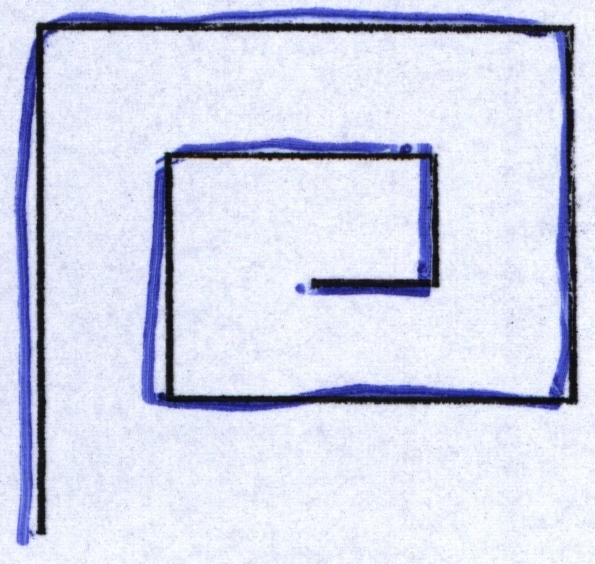
//> input picture Backend/Data/handpd_images/MeanderControl/0092-7.jpg, 595 x 564 px
$ ./extractFeats ../../Data/handpd_images/MeanderControl/0092-7.jpg ../../Data/handpd_images/MeanderControl/0106-7.jpg ../../Data/handpd_images/MeanderControl/0106-7.jpg   (built with g++ and OpenCV 4)
//> lines starting //> are read from the running program, lines starting //| are printed output that depends on the picture; after the words box and inside, x2 and y2 are one past the last pixel; in counts of white or black regions, pixels touching at a corner belong together
#include <stdio.h>
#include <iostream>
#include <stdio.h>
#include <opencv2/opencv.hpp>

#include <stdlib.h>
//#include <math.h>
#include <vector>
#include <list>
#define pb push_back
#define rb pop_back
#define DISPLACEMENT 10


using namespace cv;
using namespace std;

struct cpoint{
	int x,y;
	cpoint(){};
	cpoint(int x, int y):
	x(x), y(y) {};
};

Mat img;
//Functions to recovery the Neighboors as follow:
// P9 P2 P3
// P8 P1 P4
// P7 P6 P5
int P1(Mat dest, int line, int col)
{
    return dest.at<uchar>(line, col);
}

int P2(Mat dest, int line, int col)
{
    return dest.at<uchar>(line-1, col);
}

int P3(Mat dest, int line, int col)
{
    return dest.at<uchar>(line-1, col+1);
}

int P4(Mat dest, int line, int col)
{
    return dest.at<uchar>(line, col+1);
}

int P5(Mat dest, int line, int col)
{
    return dest.at<uchar>(line+1, col+1);
}

int P6(Mat dest, int line, int col)
{
    return dest.at<uchar>(line+1, col);
}

int P7(Mat dest, int line, int col)
{
    return dest.at<uchar>(line+1, col-1);
}

int P8(Mat dest, int line, int col)
{
    return dest.at<uchar>(line, col-1);
}

int P9(Mat dest, int line, int col)
{
    return dest.at<uchar>(line-1, col-1);
}

void Delete(Mat dest, int line, int col)
{
    dest.at<uchar>(line, col) = 0;
}

void Zhang_Suen(Mat dest)
{
    int height = dest.rows;
    int width = dest.cols;
    bool ThiningContinue = true;
    int line, col;
    cpoint ActualPixel;
    int Conectivity = 0, Neighboors = 0;
    list<cpoint> RemPoints;
    list<cpoint>::iterator it;

    for (line = 0; line < height; line++)
        for (col = 0; col < width; col++)
        {
            dest.at<uchar>(line, col) = dest.at<uchar>(line, col) == 255?0:1;
        }

    while (ThiningContinue)
    {
        ThiningContinue = false;

        // First Sub-Iteraction
        for (line = 1; line < height - 1; line++)
        {
            for (col = 1; col < width - 1; col++)
            {
                Neighboors = 0;
                Conectivity = 0;
                // Pixel must be black
                if (P1(dest, line, col) == 0)
                    continue;
                // Connectivity number must be 1;
                Conectivity = (P2(dest, line, col) == 0 && P3(dest, line, col) == 1) ? 1 : 0;
                Conectivity += (P3(dest, line, col) == 0 && P4(dest, line, col) == 1) ? 1 : 0;
                Conectivity += (P4(dest, line, col) == 0 && P5(dest, line, col) == 1) ? 1 : 0;
                Conectivity += (P5(dest, line, col) == 0 && P6(dest, line, col) == 1) ? 1 : 0;
                Conectivity += (P6(dest, line, col) == 0 && P7(dest, line, col) == 1) ? 1 : 0;
                Conectivity += (P7(dest, line, col) == 0 && P8(dest, line, col) == 1) ? 1 : 0;
                Conectivity += (P8(dest, line, col) == 0 && P9(dest, line, col) == 1) ? 1 : 0;
                Conectivity += (P9(dest, line, col) == 0 && P2(dest, line, col) == 1) ? 1 : 0;
                if (Conectivity != 1)
                    continue;
                // 2 <= BlackNeighboors <= 6
                Neighboors = P2(dest, line, col) + P3(dest,line, col) +
                    P4(dest, line, col) + P5(dest, line, col) +
                    P6(dest, line, col) + P7(dest, line, col) +
                    P8(dest, line, col) + P9(dest, line, col);
                if (Neighboors < 2 || Neighboors > 6)
                    continue;
                // At least one of P2, P4 and P8 are background
                Neighboors = 0;
                Neighboors = P2(dest, line, col) * P4(dest, line, col) * P8(dest, line, col);
                if (Neighboors != 0)
                    continue;

                // At least one of P2, P6 and P8 are background
                Neighboors = 0;
                Neighboors = P2(dest, line, col) * P6(dest, line, col) * P8(dest, line, col);
                if (Neighboors != 0)
                    continue;
                // Actual Pixel was deleted
                ThiningContinue = true;
                RemPoints.push_back(cpoint(line, col));
            }
        }
        for (it = RemPoints.begin(); it != RemPoints.end(); it++)
            dest.at<uchar>((*it).x, (*it).y) = 0;
        RemPoints.clear();
        // Second Sub-Iteraction
        for (line = 1; line < height - 1; line++)
        {
            for (col = 1; col < (int)width - 1; col++)
            {
                Neighboors = 0;
                Conectivity = 0;
                // Pixel must be black
                if (P1(dest, line, col) == 0)
                    continue;
                // Connectivity number must be 1;
                Conectivity = (P2(dest, line, col) == 0 && P3(dest, line, col) == 1) ? 1 : 0;
                Conectivity += (P3(dest, line, col) == 0 && P4(dest, line, col) == 1) ? 1 : 0;
                Conectivity += (P4(dest, line, col) == 0 && P5(dest, line, col) == 1) ? 1 : 0;
                Conectivity += (P5(dest, line, col) == 0 && P6(dest, line, col) == 1) ? 1 : 0;
                Conectivity += (P6(dest, line, col) == 0 && P7(dest, line, col) == 1) ? 1 : 0;
                Conectivity += (P7(dest, line, col) == 0 && P8(dest, line, col) == 1) ? 1 : 0;
                Conectivity += (P8(dest, line, col) == 0 && P9(dest, line, col) == 1) ? 1 : 0;
                Conectivity += (P9(dest, line, col) == 0 && P2(dest, line, col) == 1) ? 1 : 0;
                if (Conectivity != 1)
                    continue;
                // 2 <= BlackNeighboors <= 6
                Neighboors = P2(dest, line, col) + P3(dest, line, col) +
                    P4(dest, line, col) + P5(dest, line, col) +
                    P6(dest, line, col) + P7(dest, line, col) +
                    P8(dest, line, col) + P9(dest, line, col);
                if (Neighboors < 2 || Neighboors > 6)
                    continue;
                // At least one of P2, P4 and P6 are background
                Neighboors = 0;
                Neighboors = P2(dest, line, col) * P4(dest, line, col) * P6(dest, line, col);
                if (Neighboors != 0)
                    continue;
                // At least one of P2, P6 and P8 are background
                Neighboors = 0;
                Neighboors = P4(dest, line, col) * P6(dest, line, col) * P8(dest, line, col);
                if (Neighboors != 0)
                    continue;
                // Actual Pixel was deleted
                ThiningContinue = true;
                RemPoints.push_back(cpoint(line, col));
            }
        }
        for (it = RemPoints.begin(); it != RemPoints.end(); it++)
            dest.at<uchar>((*it).x, (*it).y) = 0;
        RemPoints.clear();
    }
    for (line = 0; line < height; line++)
    {
        for (col = 0; col < width; col++)
        {
            if (P1(dest, line, col) == 0)
                dest.at<uchar>(line, col) = 255;
            else
                dest.at<uchar>(line, col) = 0;
        }
    }
}

struct vertex
{
	double x,y;
};

typedef struct vertex Vertices;

struct radius_angle
{
	double radius, angle;
};
typedef struct radius_angle RadiusAngle;


void invert(double *ini, double *fim)
{
	double i,f;
	i=*ini;
	f=*fim;
	*ini=f;
	*fim=i;
}

void lineIDDA(Mat img_, double yi, double xi, double yf, double xf, vector<Vertices> &v)
{
	int x,y,deltax,deltay,erro=0,q=0,quant;
	deltax=xf-xi;
	deltay=yf-yi;
	Vertices vert;
	// When yi>yf the line is diagonal to down. For this is
	// necessary invert the points
	// When Deltax= 0 and Deltay  < 0, the line is in vertical
	// to down. For this is necessary invert yi with yf.
	if ((yi>yf) || ((deltax==0) && (deltay<0)))
	{
		invert(&xi,&xf);
		invert(&yi,&yf);
		deltax=xf-xi;
		deltay=yf-yi;
	}
	x=xi;
	y=yi;

	// "quant" denotes the maximum number of ploted points
	if (abs(deltax)>abs(deltay))
		quant=abs(deltax);
	else
		quant=abs(deltay);
	bool get_point = true;
	bool entered = false;
	bool finished = false;
	int walk = 1000;//clean more pixels.
	while (q<=quant && walk) //While have points to plot
	{
		if (x>=0 && y>=0 && x<img_.cols && y< img_.rows)
		{
			if(!entered && img_.at<uchar>(y, x) == 0)//Find a espiral
			{
				entered = true;
				if(get_point)//get the first point.
				{
					get_point = false;
					vert.x = x;
					vert.y = y;
					v.pb(vert);
				}
				img_.at<uchar>(y, x) = 255;//Set the color white to avoid reprocessing
			}
		}

		if(entered){
			walk--;
			if (x>=0 && y>=0 && x<img_.cols && y<img_.rows)
			   img_.at<uchar>(y, x) = 255;//Set the color white to avoid reprocessing
		}


		if ((deltax>=0) && (deltay>=0) && (deltax>=deltay))// 1 oct
		{
			if ((erro<0) || (deltay==0))
			{
				x++;
				erro=erro+deltay;
			}
			else
			{
				x++;
				y++;
				erro=erro+deltay-deltax;
			}
		}
		else
		if ((deltax>=0) && (deltay>=0) && (deltay>deltax))// 2 oct
		{
			if (erro<0)
			{
				x++;
				y++;
				erro=erro+deltay-deltax;
			}
			else
			{
				y++;
				erro=erro-deltax;
			}
		}
		else
		if ((deltay>=0) && (deltax<0) && (-deltax>=deltay)) // 4 oct
		{
			if ((erro<0) || (deltay==0))
			{
				x--;
				erro=erro+deltay;
			}
			else
			{
				x--;
				y++;
				erro=erro+deltax+deltay;
			}
		}
		else
		if ((deltay>0) && (deltax<0) && (deltay>-deltax)) // 3 oct
		{
			if (erro<0)
			{
				x--;
				y++;
				erro=erro+deltax+deltay;
			}
			else
			{
				y++;
				erro=erro+deltax;
			}
		}
		else
		if ((deltax>=0) && (deltay<0) && (deltax>=-deltay))// 8 oct
		{
			if ((erro<0))
			{
				x++;
				erro=erro-deltay;
			}
			else
			{
				x++;
				y--;
				erro=erro+abs(deltay)-deltax;
			}
		}
		else
		if ((deltax>=0) && (deltay<0) && (-deltay>deltax))// 7 oct
		{
			if (erro<0)
			{
				x++;
				y--;
				erro=erro-deltay-deltax;
			}
			else
			{
				y--;
				erro=erro-deltax;
			}
		}
		else
		if ((deltay<0) && (deltax<0) && (-deltay>-deltax)) // 3 oct
		{
			if (erro<0)
			{
				x--;
				y--;
				erro=erro+deltax-deltay;
			}
			else
			{
				y--;
				erro=erro+deltax;
			}
		}
		else
		if ((deltay<0) && (deltax<0) && (-deltax>=-deltay)) // 4 oct
		{
			if ((erro<0))
			{
				x--;
				erro=erro-deltay;
			}
			else
			{
				x--;
				y--;
				erro=erro+deltax-deltay;
			}
		}
		q++; //number of plotted points
	}
}

//---------------------------------------------------------------------------
void rotation(Vertices *vert, int yp, int xp, int teta)
{
	double x,y;
	x=(double)((((*vert).x-xp)*cos(teta*3.14159265358/180))-(((*vert).y-yp)*sin(teta*3.14159265358/180)))+xp;
	y=(double)((((*vert).x-xp)*sin(teta*3.14159265358/180))+(((*vert).y-yp)*cos(teta*3.14159265358/180)))+yp;
	(*vert).x=x;
	(*vert).y=y;
}

//VERIFY THE CENTRAL P蚗EL
bool verify(Mat img_, int y, int x)
{
	int cont = 0;
	for(int i = y-1; i < y+2; i++)
		for(int j = x-1; j < x+2; j++)
			if(img_.at<uchar>(i, j)==0)
				cont++;
	return cont==2;
}

//FIND THE SPIRAL ORIGEN
void origem(Mat img_, int *oy, int *ox)
{
	int lines = (*oy)+100, cols= (*ox)+100, i, j;
	int com_line = (*oy)-100, com_col = (*ox)-100;

	for(i = com_line; i < lines; i++)
	{
		for(j = com_col; j < cols; j++)
		{
			if(img_.at<uchar>(i, j)==0)
			{
				if(verify(img_, i, j))
				{
					*ox = j;
					*oy = i;
				}
			}
		}
	}
}

int main(int argc,char* argv[])
{
	vector<RadiusAngle> radiusangle, radiusrigin, difradial;
	vector<Vertices> ptosoriginal, ptosdesenhada, tremor_relativo;
	vector<double> tremor;
	RadiusAngle ra, raorigin;
	double raiz, atangente;
	Vertices vert;

	if ( argc != 4 )
    {
        printf("\n*** Given an exam image and the pen image save the features extracted in the file <RMS.txt> \n\n");
        printf("\n*** usage: extractFeats <name_of_input_image_with_extension> <class_type -- 'c' to control and 'p' to patient>\n");
        printf("\n*** Incorrect number of input parameters!\n");
        return -1;
    }
	img = imread(argv[1], CV_LOAD_IMAGE_COLOR);
//> img is the input picture: 564 rows x 595 cols, CV_8UC3; mean B, G, R 232.3, 213, 208.7
	Mat img1 = imread(argv[2], CV_LOAD_IMAGE_COLOR);
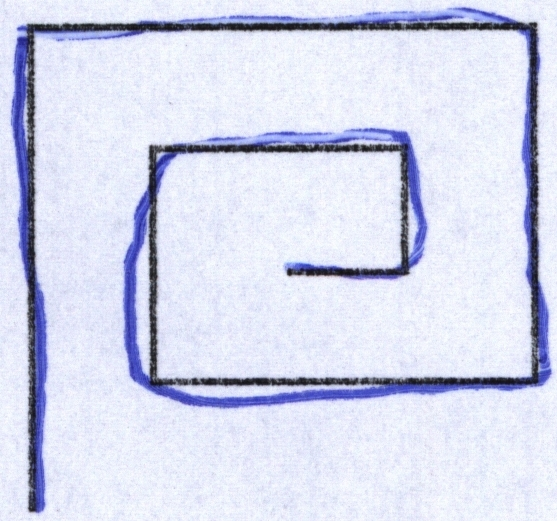
//> input picture Backend/Data/handpd_images/MeanderControl/0106-7.jpg, 557 x 521 px
//> img1 is the input picture: 521 rows x 557 cols, CV_8UC3; mean B, G, R 235.9, 216.1, 212

	//Gray scale
	Mat img_ = Mat(Size(img.cols, img.rows),CV_8UC1);
	cvtColor(img, img_, CV_BGR2GRAY);
	threshold(img_, img_, 220, 255, 0);
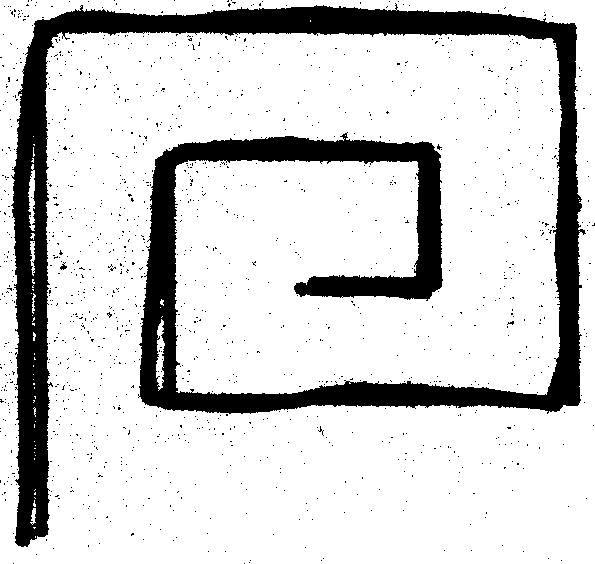
//> img_: 564 rows x 595 cols, CV_8UC1; 81.7% white; 1324 black regions (1322 under 20 px), largest, box (x1, y1, x2, y2) and area: (11, 3, 586, 547) 59078, (60, 262, 67, 270) 28
	Zhang_Suen(img_);
//> the loop in Zhang_Suen, `while (ThiningContinue)` made 15 passes
//> ThiningContinue on passes 1 to 12: true, true, true, true, true, true, true, true, true, true, true, true
//> after the loop in Zhang_Suen, `while (ThiningContinue)`:
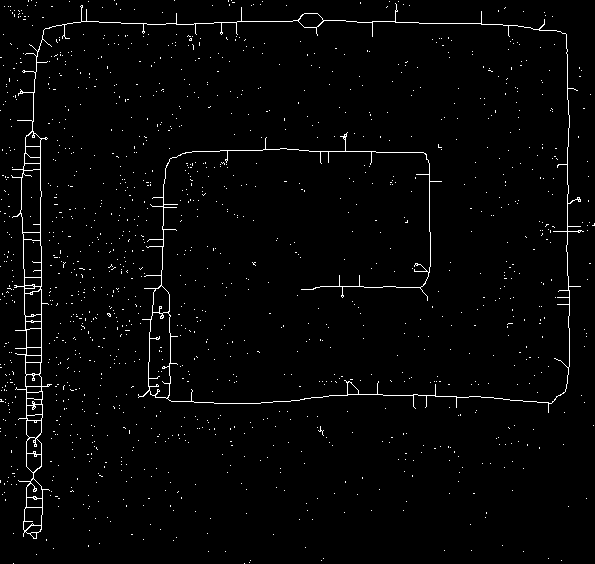
//> dest: 564 rows x 595 cols, CV_8UC1; values 0 (black) and 1 (white), 2% white in thin lines or dots
//> after the loop in Zhang_Suen, `while (ThiningContinue)`: ThiningContinue = false; Neighboors = 0
//> after the loop in Zhang_Suen, `for (line = 0; line < height; line++)`: dest: 564 rows x 595 cols, CV_8UC1; 98% white; black in thin lines or dots


	//Spiral pen
	Mat img1_ = Mat(Size(img.cols, img.rows),CV_8UC1);

	int nx = img.cols, //number of collumns
        ny = img.rows; //number of lines/rows
//> nx = 595; ny = 564
        int x,y,z;

	cvtColor(img1, img1_, CV_BGR2GRAY);
	threshold(img1_, img1_, 220, 255, 0);
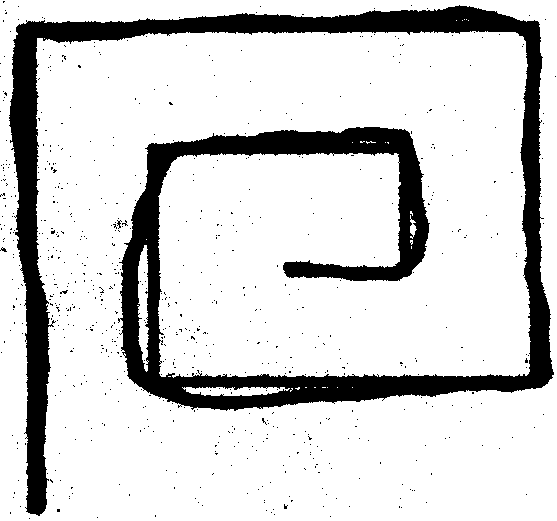
//> img1_: 521 rows x 557 cols, CV_8UC1; 82.4% white; 712 black regions (710 under 20 px), largest, box (x1, y1, x2, y2) and area: (9, 5, 554, 516) 49785, (117, 220, 122, 229) 20
	Zhang_Suen(img1_);
//> the loop in Zhang_Suen (call 2), `while (ThiningContinue)` made 13 passes
//> after the loop in Zhang_Suen (call 2), `while (ThiningContinue)`:
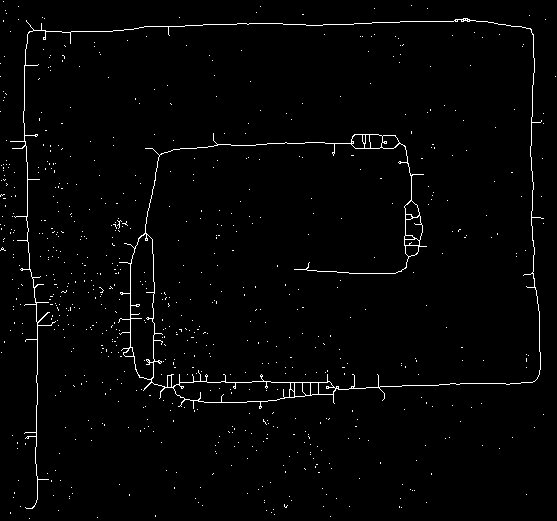
//> dest: 521 rows x 557 cols, CV_8UC1; values 0 (black) and 1 (white), 1.7% white in thin lines or dots
//> after the loop in Zhang_Suen (call 2), `while (ThiningContinue)`: ThiningContinue = false; Neighboors = 0
//> after the loop in Zhang_Suen (call 2), `for (line = 0; line < height; line++)`: dest: 521 rows x 557 cols, CV_8UC1; 98.3% white; black in thin lines or dots

	int yc = img_.rows/2;//370;//
//> yc = 282
	int xc = img_.cols/2;//350;//
//> xc = 297
	//Find the spiral origin.
	origem(img1_, &yc, &xc);
//> in origem, `int lines = (*oy)+100, cols= (*ox)+100, i, j;`: lines = 382; cols = 397
//> in origem, `int com_line = (*oy)-100, com_col = (*ox)-100;`: com_line = 182; com_col = 197
//> yc = 374; xc = 377

	/////////////////////////////////////////////////////////////////////////
	//Get points from spiral
	for(int j = 0; j < 3; j++)//3 turns in the spiral.
	{
	   vert.y=yc;
	   vert.x=img_.cols+350;//pegar a img inteira.
	   rotation(&vert, yc, xc, 1);
	   for (int i=0; i<360; i++)
	   {
	       int pt_ori = ptosoriginal.size();
	       int pt_des = ptosdesenhada.size();
	       rotation(&vert, yc, xc, -1);
	       lineIDDA(img1_, yc, xc, vert.y, vert.x, ptosoriginal);
	       lineIDDA(img_, yc, xc, vert.y, vert.x, ptosdesenhada);
	   }
	}
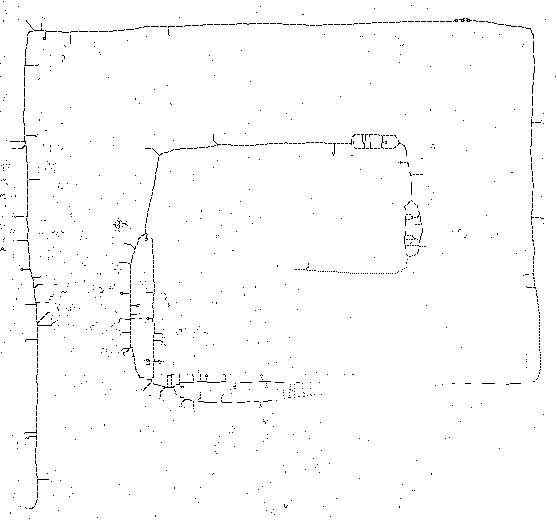
//> img1_: 521 rows x 557 cols, CV_8UC1; 98.8% white; black in thin lines or dots
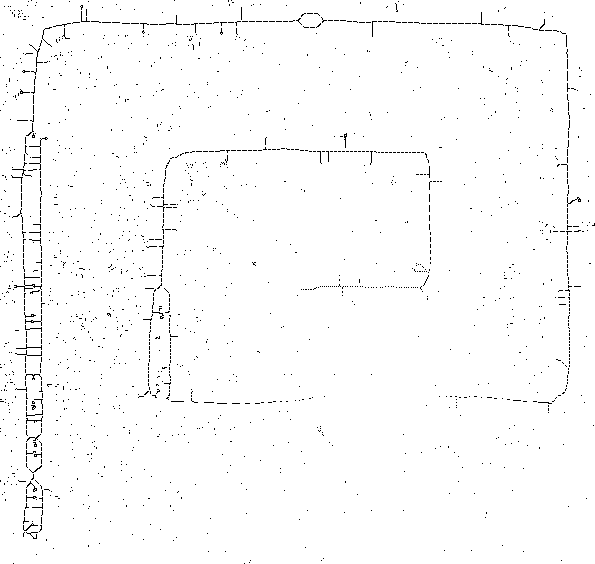
//> img_: 564 rows x 595 cols, CV_8UC1; 98.5% white; black in thin lines or dots
//> after the loop, ptosoriginal = 308 items; ptosdesenhada = 331 items
	////////////////////////////////////////////////////////////////////////
	yc = img_.rows/2;//370;//
//> yc = 282
	xc = img_.cols/2;//350;//
//> xc = 297

	//////////////////////////////////////////////////////////////////////
    // Transformation to polar coordinates
    for(int i = 0; i < ptosoriginal.size(); i++)
	{
	    raiz = (ptosoriginal[i].x-xc)*(ptosoriginal[i].x-xc) + (ptosoriginal[i].y-yc)*(ptosoriginal[i].y-yc);
	    raorigin.radius = sqrt(raiz);//computating the radius.
	    atangente = (ptosoriginal[i].y-yc)/(ptosoriginal[i].x-xc);
	    raorigin.angle = atan(atangente);//computating the angle. (Radianos)
	    radiusrigin.pb(raorigin);
	}
//> this loop made 308 passes
//> (raiz, raorigin.radius, atangente) on passes 1 to 3: (14864, 121.9, 1.15), (66485, 257.8, 0.368), (66445, 257.8, 0.354)

	for(int i = 0; i < ptosdesenhada.size() && i < ptosoriginal.size(); i++)
	{
	    raiz = (ptosdesenhada[i].x-xc)*(ptosdesenhada[i].x-xc) + (ptosdesenhada[i].y-yc)*(ptosdesenhada[i].y-yc);
	    ra.radius = sqrt(raiz);
	    atangente = (ptosdesenhada[i].y-yc)/(ptosdesenhada[i].x-xc);
	    ra.angle = atan(atangente);
	    radiusangle.pb(ra);
	}
//> this loop made 308 passes
//> (raiz, ra.radius, atangente) on passes 1 to 3: (81905, 286.2, 0.339), (81185, 284.9, 0.325), (80666, 284, 0.314)
	/////////////////////////////////////////////////////////////////////
	//Calculate the difference between the template and drawed spiral
	double dif_rad = 0.0,
	       prev_rad = radiusrigin[0].radius - radiusangle[0].radius;
	int count_cross = 0;


	ra.radius = abs(prev_rad);
	difradial.pb(ra);

	for(int i = 1; i < ptosdesenhada.size() && i < ptosoriginal.size(); i++)
	{
	    dif_rad = radiusrigin[i].radius - radiusangle[i].radius;
	    ra.radius = abs(dif_rad);
	    difradial.pb(ra);
	    if(dif_rad * prev_rad < 0) count_cross++; //CROSS THE TEMPLATE
	    prev_rad = dif_rad;
	}
//> after the loop, count_cross = 79
	/////////////////////////////////////////////////////////////////////
	//computating the Relative Tremor
	for(int i = 0; i < ptosdesenhada.size() && i < ptosoriginal.size(); i++)
	{
		raiz = (ptosoriginal[i].x-xc)*(ptosoriginal[i].x-xc) + (ptosoriginal[i].y-yc)*(ptosoriginal[i].y-yc);
		vert.x = (1 - difradial[i].radius / sqrt(raiz)) * ptosdesenhada[i].x;
		//cout << vert.x << endl;
		vert.y = (1 - difradial[i].radius / sqrt(raiz)) * ptosdesenhada[i].y;
		//cout << vert.y << endl;
		tremor_relativo.pb(vert);
	}
//> this loop made 308 passes
//> raiz on passes 1 to 3: 14864, 66485, 66445

	double mean_tremor = 0.0;
	double std_tremor = 0.0;
	double max_tremor = 0.0;
	double min_tremor = 10000.0;
	int count = 0;

	for(int i = 0; i < ptosdesenhada.size() && i < ptosoriginal.size(); i++)
	{
		raiz = sqrt( (ptosoriginal[i].x-xc)*(ptosoriginal[i].x-xc) + (ptosoriginal[i].y-yc)*(ptosoriginal[i].y-yc) );
		tremor.pb(raiz);
	}
//> this loop made 308 passes
//> raiz on passes 1 to 3: 121.9, 257.8, 257.8

	for(int i = DISPLACEMENT; i < tremor.size(); i++)
	{
	        double dif = fabs(tremor[i] - tremor[i-DISPLACEMENT]);
		mean_tremor += dif;
		count++;
		if(dif > max_tremor) max_tremor = dif;
		if(dif < min_tremor) min_tremor = dif;
	}
	mean_tremor /= (double)count;

	for(int i = DISPLACEMENT; i < tremor.size(); i++)
	{
	        double dif = fabs(tremor[i] - tremor[i-DISPLACEMENT]);
		std_tremor += pow(dif - mean_tremor,2.0) / (double)(tremor.size()-DISPLACEMENT);

	}


	///////// Extracting features from Tremor //////////
	//computating the RMS (Root Mean Square)
	double RMS = 0.0;
	double minRMS = 10e10, maxRMS = 0.0;
	double std = 0.0;
	int min_p = ptosdesenhada.size();
	if(min_p > ptosoriginal.size() )
	   min_p = ptosoriginal.size();
	for(int i = 0; i < ptosdesenhada.size() && i < ptosoriginal.size(); i++)
	{
		RMS += difradial[i].radius * difradial[i].radius;
		if(difradial[i].radius * difradial[i].radius > maxRMS) maxRMS = difradial[i].radius * difradial[i].radius;
		if(difradial[i].radius * difradial[i].radius < minRMS) minRMS = difradial[i].radius * difradial[i].radius;

	}

	RMS /= (double)min_p;
	for(int i = 0; i < ptosdesenhada.size() && i < ptosoriginal.size(); i++)
	{
		std += pow(difradial[i].radius * difradial[i].radius - RMS,2.0) / (double)ptosoriginal.size();
	}

	std = sqrt(std);

	fprintf(stderr,"\n[%s : %s] RMS: %lf (+/- %lf) \t maxRMS: %lf \t minRMS: %lf Npoints: %d: %d \nMT:%lf Max:%lf Min: %lf Std:%lf Cross:%lf ",argv[1], argv[2], RMS, std, maxRMS, minRMS, (int)ptosdesenhada.size(), (int)ptosoriginal.size(), mean_tremor, max_tremor, min_tremor, std_tremor, ((double)count_cross)/(double)count);
	FILE *f = fopen("RMS.txt","a");
	int class_img;
	if(argv[3][0] == 'c') class_img = 1;
    else
        if(argv[3][0] == 'p') class_img = 2;
        else
        {
            fprintf(stderr,"\nERROR: unknown class. The class identifier needs to be 'c'(control) or 'p'(patient)\n ");
//> (the run ends here: the program exits with an error code, at `exit(1);`)
